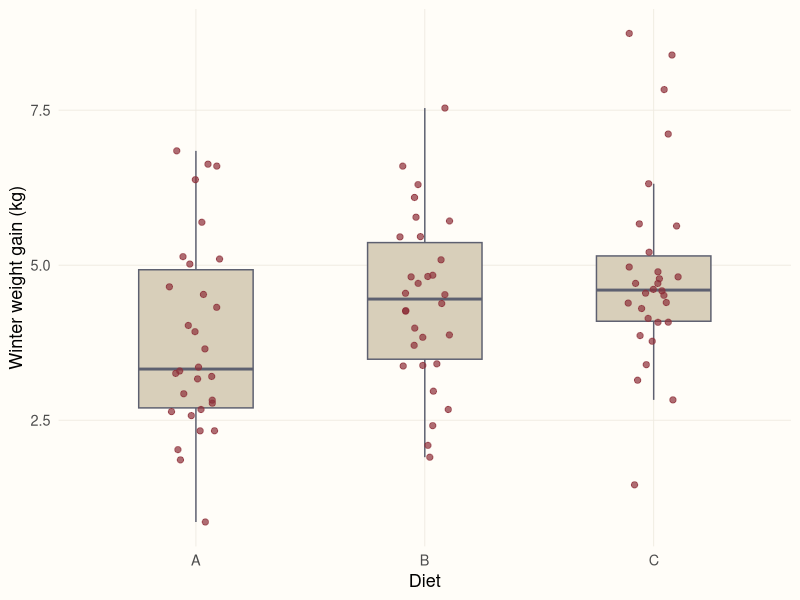
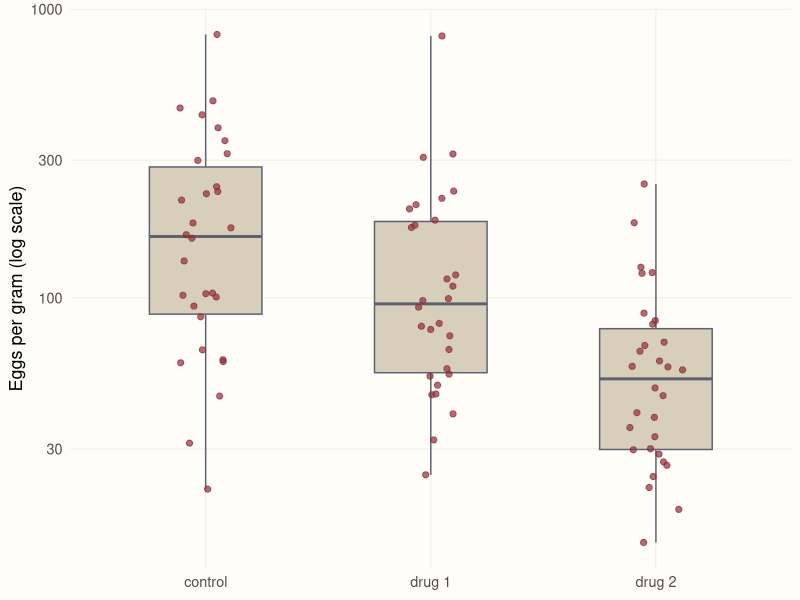

Recreate these plots in R, in order.
## ---- chunk 1
library(ggplot2)

# A shared look for the figures in this series
accent <- "#8c2f39"; gold <- "#b08d4a"; ink <- "#5d6070"
theme_set(
  theme_minimal(base_size = 13) +
    theme(plot.background = element_rect(fill = "#FFFDF8", colour = NA),
          panel.grid.minor = element_blank(),
          panel.grid.major = element_line(colour = "#EEEAE0", linewidth = 0.3),
          plot.title.position = "plot")
)
## ---- chunk 2
set.seed(5)
any_hit <- replicate(5000, {
  g <- matrix(rnorm(3 * 20), ncol = 3)          # three groups, same population
  p <- c(t.test(g[, 1], g[, 2])$p.value,
         t.test(g[, 1], g[, 3])$p.value,
         t.test(g[, 2], g[, 3])$p.value)
  any(p < 0.05)
})
mean(any_hit)
## ---- chunk 3
set.seed(51)
diets <- data.frame(
  diet = factor(rep(c("A", "B", "C"), each = 30)),
  kg   = c(rnorm(30, 4.0, 1.5), rnorm(30, 4.6, 1.5), rnorm(30, 5.4, 1.5))
)
## ---- chunk 4
#| fig-alt: "Box plots with jittered points for the weight gain of three diets; the medians rise from A to C."
ggplot(diets, aes(diet, kg)) +
  geom_boxplot(fill = "#d8cfba", colour = ink, outlier.shape = NA, width = 0.5) +
  geom_jitter(colour = accent, width = 0.12, alpha = 0.7, size = 1.8) +
  labs(x = "Diet", y = "Winter weight gain (kg)")
## ---- chunk 5
fit <- aov(kg ~ diet, data = diets)
summary(fit)
## ---- chunk 6
TukeyHSD(fit)
## ---- chunk 7
bartlett.test(kg ~ diet, data = diets)

# Levene's (Brown–Forsythe) test: ANOVA on absolute deviations from the group median
dev <- abs(diets$kg - ave(diets$kg, diets$diet, FUN = median))
anova(lm(dev ~ diets$diet))
## ---- chunk 8
set.seed(52)
eggs <- data.frame(
  treatment = factor(rep(c("control", "drug 1", "drug 2"), each = 30),
                     levels = c("control", "drug 1", "drug 2")),
  count     = c(rlnorm(30, 5.0, 0.9), rlnorm(30, 4.6, 0.9), rlnorm(30, 4.0, 0.9))
)

bartlett.test(count ~ treatment, data = eggs)

dev <- abs(eggs$count - ave(eggs$count, eggs$treatment, FUN = median))
anova(lm(dev ~ eggs$treatment))
## ---- chunk 9
kruskal.test(count ~ treatment, data = eggs)
## ---- chunk 10
pairwise.wilcox.test(eggs$count, eggs$treatment, p.adjust.method = "holm")
## ---- chunk 11
#| fig-alt: "Box plots of egg counts on a log scale for control, drug 1 and drug 2; counts fall from control to drug 2."
ggplot(eggs, aes(treatment, count)) +
  geom_boxplot(fill = "#d8cfba", colour = ink, outlier.shape = NA, width = 0.5) +
  geom_jitter(colour = accent, width = 0.12, alpha = 0.7, size = 1.8) +
  scale_y_log10() +
  labs(x = NULL, y = "Eggs per gram (log scale)")
